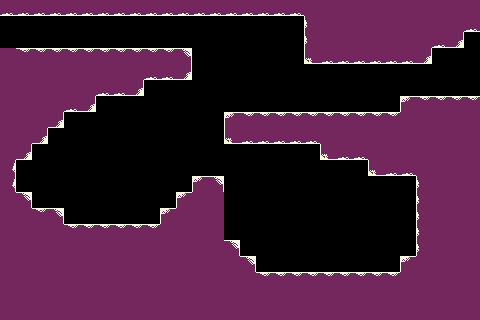

A level layout from a 2D game, rendered from its tile map. Below: a short description, then the map file with its tile-grid data intact:
An orthogonal 30x20 tile map with 16x16 px tiles, 1 tile layer (tiles) and 1 object (player-start).

<map version="1.10" tiledversion="1.10.2" orientation="orthogonal" renderorder="right-down" width="30" height="20" tilewidth="16" tileheight="16" infinite="0" nextlayerid="3" nextobjectid="4">
 <tileset firstgid="1" name="BasicTileset" tilewidth="16" tileheight="16" tilecount="64" columns="8">
  <image source="../textures/tiles.png" width="128" height="128" />
  <tile id="0">
   <properties>
    <property name="solid" type="bool" value="true" />
   </properties>
  </tile>
  <tile id="1">
   <properties>
    <property name="solid" type="bool" value="true" />
   </properties>
  </tile>
  <tile id="2">
   <properties>
    <property name="solid" type="bool" value="true" />
   </properties>
  </tile>
  <tile id="8">
   <properties>
    <property name="solid" type="bool" value="true" />
   </properties>
  </tile>
  <tile id="9">
   <properties>
    <property name="solid" type="bool" value="true" />
   </properties>
  </tile>
  <tile id="10">
   <properties>
    <property name="solid" type="bool" value="true" />
   </properties>
  </tile>
  <tile id="16">
   <properties>
    <property name="solid" type="bool" value="true" />
   </properties>
  </tile>
  <tile id="17">
   <properties>
    <property name="solid" type="bool" value="true" />
   </properties>
  </tile>
  <tile id="18">
   <properties>
    <property name="solid" type="bool" value="true" />
   </properties>
  </tile>
 </tileset>
 <layer id="1" name="tiles" width="30" height="20">
  <data encoding="csv">
18,18,18,18,18,18,18,18,18,18,18,18,18,18,18,18,18,18,18,10,10,10,10,10,10,10,10,10,10,10,
0,0,0,0,0,0,0,0,0,0,0,0,0,0,0,0,0,0,0,9,10,10,10,10,10,10,10,10,10,18,
0,0,0,0,0,0,0,0,0,0,0,0,0,0,0,0,0,0,0,9,10,10,10,10,10,10,10,18,19,0,
10,2,2,2,2,2,2,2,2,2,2,3,0,0,0,0,0,0,0,17,18,18,18,18,18,18,19,0,0,0,
10,10,10,10,10,10,10,10,10,18,18,19,0,0,0,0,0,0,0,0,0,0,0,0,0,0,0,0,0,0,
10,10,10,10,10,10,18,18,19,0,0,0,0,0,0,0,0,0,0,0,0,0,0,0,0,0,0,0,0,0,
10,10,10,10,18,19,0,0,0,0,0,0,0,0,0,0,0,0,0,0,0,0,0,0,0,1,2,2,2,2,
10,10,10,19,0,0,0,0,0,0,0,0,0,0,1,2,2,2,2,2,2,2,2,2,2,10,10,10,10,10,
10,10,19,0,0,0,0,0,0,0,0,0,0,0,17,18,18,18,18,18,10,10,10,10,10,10,10,10,10,10,
10,19,0,0,0,0,0,0,0,0,0,0,0,0,0,0,0,0,0,0,17,18,18,10,10,10,10,10,10,10,
11,0,0,0,0,0,0,0,0,0,0,0,0,0,0,0,0,0,0,0,0,0,0,17,18,18,10,10,10,10,
11,0,0,0,0,0,0,0,0,0,0,0,1,3,0,0,0,0,0,0,0,0,0,0,0,0,9,10,10,10,
10,3,0,0,0,0,0,0,0,0,0,1,10,10,0,0,0,0,0,0,0,0,0,0,0,0,9,10,10,10,
10,10,2,3,0,0,0,0,0,0,1,10,10,10,0,0,0,0,0,0,0,0,0,0,0,0,9,10,10,10,
10,10,10,10,2,2,2,2,2,2,10,10,10,10,0,0,0,0,0,0,0,0,0,0,0,0,9,10,10,10,
10,10,10,10,10,10,10,10,10,10,10,10,10,10,3,0,0,0,0,0,0,0,0,0,0,0,9,10,10,10,
10,10,10,10,10,10,10,10,10,10,10,10,10,10,10,3,0,0,0,0,0,0,0,0,0,1,10,10,10,10,
10,10,10,10,10,10,10,10,10,10,10,10,10,10,10,10,2,2,2,2,2,2,2,2,2,10,10,10,10,10,
10,10,10,10,10,10,10,10,10,10,10,10,10,10,10,10,10,10,10,10,10,10,10,10,10,10,10,10,10,10,
10,10,10,10,10,10,10,10,10,10,10,10,10,10,10,10,10,10,10,10,10,10,10,10,10,10,10,10,10,10
</data>
 </layer>
 <objectgroup id="2" name="positions">
  <object id="3" name="player-start" x="20.9044" y="24.9073">
   <point />
  </object>
 </objectgroup>
</map>